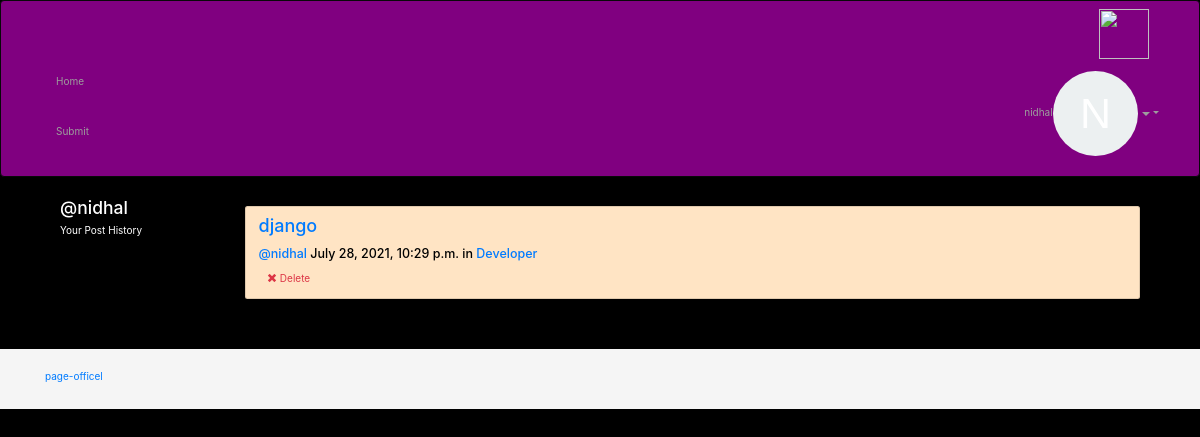
Page /posts/by/nidhal/ (signed in) on the committed database.
### posts/models.py (models this page shows, shortened)
class Post(models.Model):
    user = models.ForeignKey(User, related_name="posts",on_delete=models.CASCADE)
    created_at = models.DateTimeField(auto_now=True)
    question = models.CharField(max_length=255)
    description=models.TextField(blank=True, default='')
    description_html = models.TextField(editable=False)
    picture=models.ImageField(upload_to='pics',blank=True)
    group = models.ForeignKey(Group, related_name="posts",null=True, blank=True,on_delete=models.CASCADE,)
    class Meta:
        ordering = ["-created_at"]
        unique_together = ["user", "question"]

### groups/models.py (models this page shows, shortened)
class Group(models.Model):
    name = models.CharField(max_length=255, unique=True)
    slug = models.SlugField(allow_unicode=True, unique=True)
    description = models.TextField(blank=True, default='')
    description_html = models.TextField(editable=False, default='', blank=True)
    members = models.ManyToManyField(User,through="GroupMember")
    class Meta:
        ordering = ["name"]

### posts/views.py (the view)
# urls.py: url(r"by/(?P<username>[-\w]+)/$",views.UserPosts.as_view(),name="for_user"),
class UserPosts(generic.ListView):
    model = models.Post
    template_name = "posts/user_post_list.html"
    def get_queryset(self):
        try:
            self.post_user = User.objects.prefetch_related("posts").get(
                username__iexact=self.kwargs.get("username")
            )
        except User.DoesNotExist:
            raise Http404
        else:
            return self.post_user.posts.all()
    def get_context_data(self, **kwargs):
        context = super().get_context_data(**kwargs)
        context["post_user"] = self.post_user
        return context

### posts/templates/posts/user_post_list.html
{% extends "posts/post_base.html" %}
{% block content %}
<div class="col-md-2">
	<h3>@{{ post_user.username }}</h3>
	<p>Your Post History</p>
</div>
<div class="col-md-10" >
	{% for post in post_list %}
	<div class="post media post media list-group-item" style="margin-top: 9px;background-color: bisque;" >
		<h3 class="title list-group-item-heading" style="color: black !important; margin-bottom: 10px;font-size: large;"><a href="{% url 'posts:single' username=post.user.username pk=post.pk %}">{{ post.question }}</a></h3>
		<div class="media-body">
			<h5 class="media-heading">
				<span class="username"><a href="{% url 'posts:for_user' username=post.user.username %}">@{{ post.user.username }}</a></span>
				<time class="time" style="color: black;">{{ post.created_at }}</time>
				{% if post.group %}
				<span class="group-name" style="color: black;">in <a href="{% url 'groups:single' slug=post.group.slug %}">{{ post.group.name }}</a></span>
				{% endif %}
			</h5>
			<div class="media-footer">
				{% if user.is_authenticated and post.user == user and not hide_delete %}
					<a href="{% url 'posts:delete' pk=post.pk %}" title="delete" class="btn btn-simple">
						<span class="glyphicon glyphicon-remove text-danger" aria-hidden="true"></span>
						<span class="text-danger icon-label">Delete</span>
					</a>
				{% endif %}
			</div>
		</div>
	</div>
	{% endfor %}
</div>
{% endblock %}

### templates/__layout/navbar.html (shortened to what this page needs)
{% load static %}
<nav class="navbar navbar-inverse" style="background:purple">
    <div class="container-fluid">
        <div class="navbar-header">
            <a class="navbar-brand" href="{% url 'frontpage' %}" style="float:left">
                <img src= "{% static 'tn-logo.PNG' %}" height="50" width="50"  />
            </a>
        </div>
        <div class="collapse navbar-collapse" id="bs-example-navbar-collapse-2">
            <ul class="nav navbar-nav">
                <li><a href="{% url 'frontpage' %}">Home</a></li>
                <li><a href="{% url 'submit' %}">Submit</a></li>
            </ul>
            <ul class="nav navbar-nav navbar-right ">
                {% if user.is_authenticated %}
                    <li class="dropdown">
                        <a href="#" class="dropdown-toggle" data-toggle="dropdown" role="button" aria-expanded="false">
                            {{ user }}<img avatar="{{user.username}}" height="85" width="85" class="round"/>
                            <span class="caret"></span></a>
                    </li>
                {% else %}
                    <li><a href="{% url 'login' %}">Login</a></li>
                    <li><a href="{% url 'register' %}">Register</a></li>
                {% endif %}
            </ul>
        </div>
    </div>
</nav>

### static/css/reddit.css (style rules this page uses)
.title { color: blue; margin: 0 .4em 1px 0; }
a:link { text-decoration: none; }
html, body { height: 100%; }
body { line-height: 20px; }
p { margin:0; }

### static/mysite/css/master.css (style rules this page uses)
body { margin-left: 0px; overflow: hidden; background-color: black; color:white; }

### templates/base.html (style rules this page uses)
.round { border-radius: 50%; }

### rows in the picture
Post: question "django", user.username "nidhal", created_at "July 28, 2021, 10:29 p.m.", group.name "Developer", shows "Delete"

### other values in the picture
{{ user }} "nidhal"
{{ post_user.username }} "nidhal"
